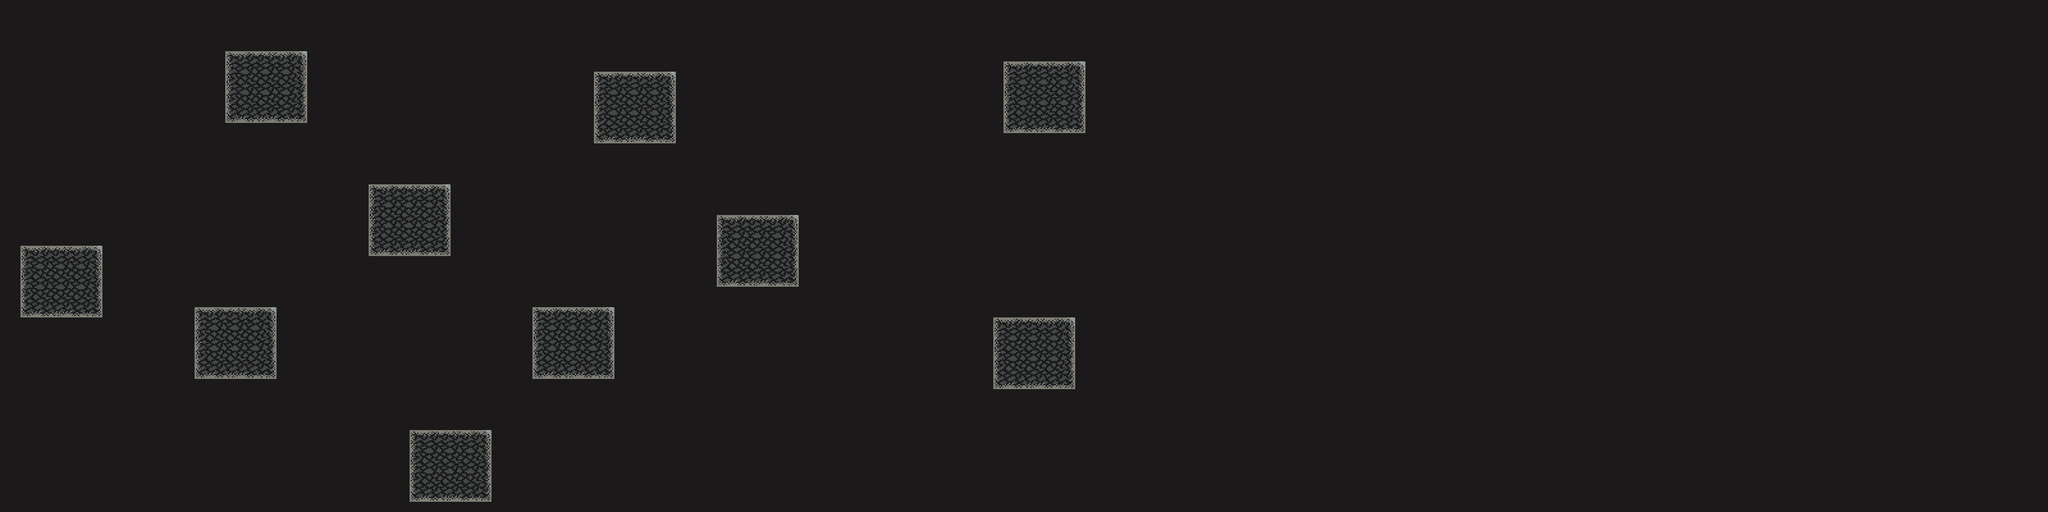

Rendered tile map (Tiled .tmx) drawn with the repository's tilesets; below, a short description and the map source with its tile grids summarised:
An orthogonal 200x50 tile map with 32x32 px tiles, 2 tile layers (Background, Parallax), 2 tilesets and 58 objects (41x solid, 16x platform, warp).

<map version="1.2" tiledversion="1.2.4" orientation="orthogonal" renderorder="right-down" width="200" height="50" tilewidth="32" tileheight="32" infinite="0" nextlayerid="16" nextobjectid="173">
 <tileset firstgid="1" name="DarkTileset" tilewidth="32" tileheight="32" tilecount="702" columns="18">
  <image source="DarkTileset.png" width="576" height="1248" />
 </tileset>
 <tileset firstgid="703" name="Adventurer" tilewidth="92" tileheight="60" tilecount="21" columns="7">
  <image source="Adventurer2.png" width="644" height="180" />
  <tile id="0">
   <properties>
    <property name="idle" value="" />
   </properties>
   <animation>
    <frame tileid="0" duration="200" />
    <frame tileid="1" duration="200" />
    <frame tileid="2" duration="200" />
    <frame tileid="3" duration="200" />
   </animation>
  </tile>
  <tile id="4">
   <properties>
    <property name="crouch" value="" />
   </properties>
   <animation>
    <frame tileid="4" duration="200" />
    <frame tileid="5" duration="200" />
    <frame tileid="6" duration="200" />
    <frame tileid="7" duration="200" />
   </animation>
  </tile>
  <tile id="8">
   <properties>
    <property name="run" value="" />
   </properties>
   <animation>
    <frame tileid="8" duration="150" />
    <frame tileid="9" duration="150" />
    <frame tileid="10" duration="150" />
    <frame tileid="11" duration="150" />
    <frame tileid="12" duration="150" />
    <frame tileid="13" duration="150" />
   </animation>
  </tile>
  <tile id="14">
   <properties>
    <property name="jump" value="" />
   </properties>
   <animation>
    <frame tileid="14" duration="200" />
    <frame tileid="15" duration="200" />
   </animation>
  </tile>
  <tile id="16">
   <properties>
    <property name="fall" value="" />
   </properties>
   <animation>
    <frame tileid="16" duration="100" />
    <frame tileid="17" duration="100" />
   </animation>
  </tile>
  <tile id="18">
   <properties>
    <property name="dash" value="" />
   </properties>
   <animation>
    <frame tileid="18" duration="100" />
    <frame tileid="19" duration="100" />
    <frame tileid="20" duration="100" />
   </animation>
  </tile>
 </tileset>
 <layer id="12" name="Background" width="200" height="50">
  <properties>
   <property name="Speed" type="float" value="0.2" />
  </properties>
  <data>[10000 cells, 10000 non-empty, 1 distinct tile ids]</data>
 </layer>
 <layer id="14" name="Parallax" width="200" height="50">
  <properties>
   <property name="Speed" type="float" value="0.4" />
  </properties>
  <data>[10000 cells, 560 non-empty, 22 distinct tile ids]</data>
 </layer>
 <objectgroup id="15" name="Colliders">
  <object id="108" name="Ground" type="solid" x="0" y="512" width="480" height="480" />
  <object id="109" name="Ground" type="solid" x="0" y="-3" width="480" height="355" />
  <object id="110" name="Ground" type="solid" x="480" y="608" width="472.97" height="128" />
  <object id="111" name="Ground" type="solid" x="736" y="896" width="480" height="128" />
  <object id="112" name="Ground" type="solid" x="0" y="992" width="352" height="608" />
  <object id="113" name="Ground" type="solid" x="992" y="1312" width="128" height="64" />
  <object id="117" name="Platform" type="platform" x="480" y="1120" width="194.001" height="31.3333" />
  <object id="118" name="Ground" type="solid" x="512" y="1312" width="128" height="64" />
  <object id="119" name="Platform" type="platform" x="1056" y="1184" width="160" height="31.3333" />
  <object id="120" name="Ground" type="solid" x="1120" y="0" width="256" height="896" />
  <object id="121" name="Ground" type="solid" x="1216" y="896" width="128" height="96" />
  <object id="122" name="Ground" type="solid" x="1216" y="1184" width="128" height="416" />
  <object id="123" name="Ground" type="solid" x="1504" y="1120" width="224" height="64" />
  <object id="124" name="Ground" type="solid" x="1344" y="1440" width="288" height="64" />
  <object id="125" name="Ground" type="solid" x="1664" y="1344" width="224" height="64" />
  <object id="126" name="Platform" type="platform" x="1728" y="1152" width="160" height="31.3333" />
  <object id="127" name="Platform" type="platform" x="1504" y="928" width="64" height="31.3333" />
  <object id="128" name="Platform" type="platform" x="1696" y="800" width="64" height="31.3333" />
  <object id="129" name="Platform" type="platform" x="1408" y="640" width="160" height="31.3333" />
  <object id="130" name="Ground" type="solid" x="1376" y="544" width="32" height="288" />
  <object id="131" name="Warp" type="warp" x="6336" y="960" width="63.333" height="130.667">
   <properties>
    <property name="MapToLoad" value="Dark_Map2.tmx" />
   </properties>
  </object>
  <object id="132" name="Ground" type="solid" x="1856" y="512" width="736" height="128" />
  <object id="133" name="Ground" type="solid" x="1952" y="256" width="960" height="128" />
  <object id="134" name="Ground" type="solid" x="2784" y="384" width="128" height="576" />
  <object id="135" name="Ground" type="solid" x="2464" y="640" width="128" height="544" />
  <object id="136" name="Ground" type="solid" x="2784" y="1120" width="128" height="480" />
  <object id="137" name="Ground" type="solid" x="2816" y="960" width="64" height="64" />
  <object id="138" name="Ground" type="solid" x="2912" y="1120" width="128" height="64" />
  <object id="139" name="Ground" type="solid" x="2912" y="1184" width="64" height="64" />
  <object id="140" name="Ground" type="solid" x="2432" y="1184" width="128" height="192" />
  <object id="141" name="Ground" type="solid" x="2656" y="1376" width="128" height="224" />
  <object id="142" name="Ground" type="solid" x="2528" y="1472" width="128" height="128" />
  <object id="143" name="Ground" type="solid" x="2304" y="1504" width="224" height="96" />
  <object id="144" name="Ground" type="solid" x="3232" y="1248" width="64" height="32" />
  <object id="145" name="Ground" type="solid" x="3520" y="1152" width="128" height="32" />
  <object id="146" name="Platform" type="platform" x="3520" y="928" width="128" height="31.3333" />
  <object id="147" name="Platform" type="platform" x="3264" y="832" width="128" height="31.3333" />
  <object id="148" name="Platform" type="platform" x="3296" y="640" width="160" height="31.3333" />
  <object id="149" name="Platform" type="platform" x="3712" y="640" width="160" height="31.3333" />
  <object id="150" name="Ground" type="solid" x="3648" y="640" width="64" height="736" />
  <object id="151" name="Ground" type="solid" x="3552" y="1184" width="96" height="160" />
  <object id="152" name="Ground" type="solid" x="3584" y="1344" width="64" height="160" />
  <object id="153" name="Ground" type="solid" x="3712" y="992" width="224" height="96" />
  <object id="154" name="Ground" type="solid" x="3712" y="1088" width="160" height="192" />
  <object id="155" name="Ground" type="solid" x="4320" y="992" width="128" height="160" />
  <object id="157" name="Platform" type="platform" x="4448" y="992" width="160" height="31.3333" />
  <object id="159" name="Ground" type="solid" x="4608" y="544" width="128" height="512" />
  <object id="160" name="Ground" type="solid" x="4384" y="1152" width="384" height="64" />
  <object id="161" name="Ground" type="solid" x="4832" y="1024" width="352" height="64" />
  <object id="162" name="Platform" type="platform" x="5056" y="896" width="64" height="31.3333" />
  <object id="163" name="Platform" type="platform" x="5472" y="704" width="64" height="31.3333" />
  <object id="164" name="Platform" type="platform" x="5248" y="800" width="64" height="31.3333" />
  <object id="165" name="Platform" type="platform" x="5696" y="608" width="64" height="31.3333" />
  <object id="167" name="Platform" type="platform" x="5984" y="512" width="64" height="31.3333" />
  <object id="169" name="Ground" type="solid" x="6048" y="512" width="160" height="1088" />
  </objectgroup>
</map>
<!-- 3 of 58 objects omitted -->
